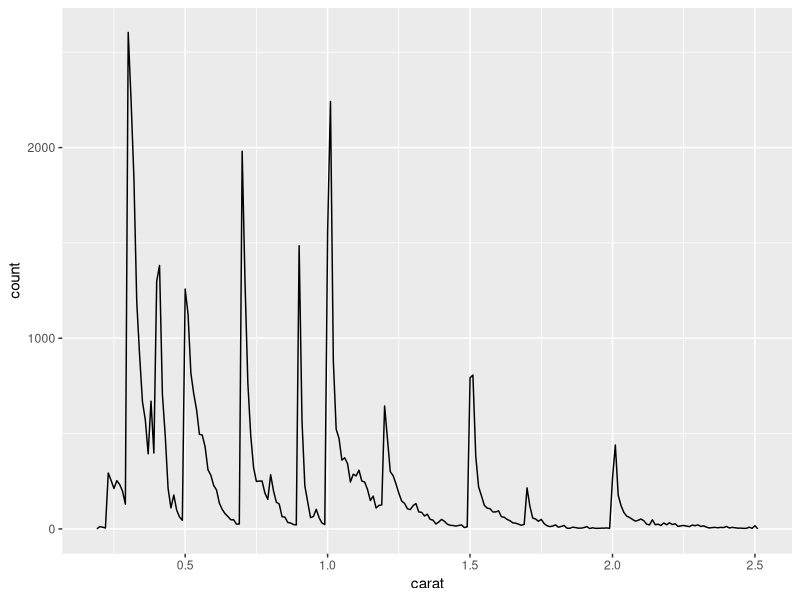
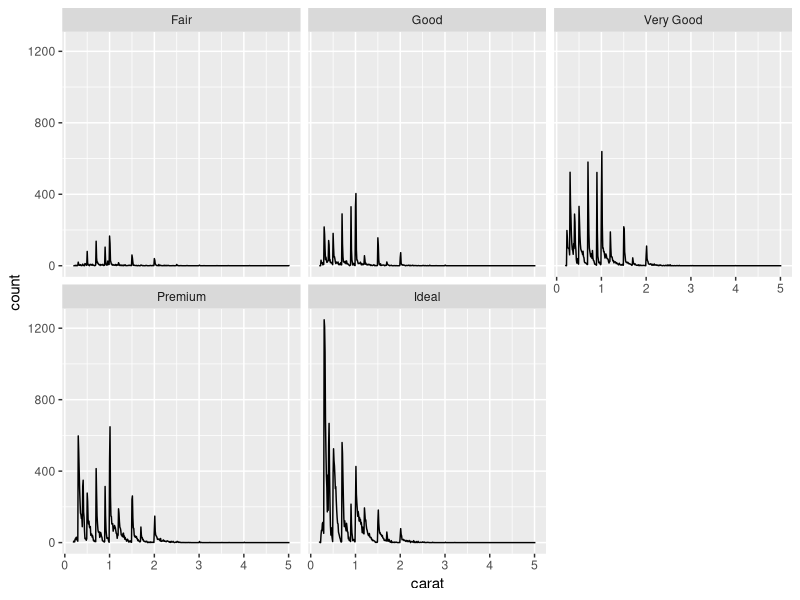
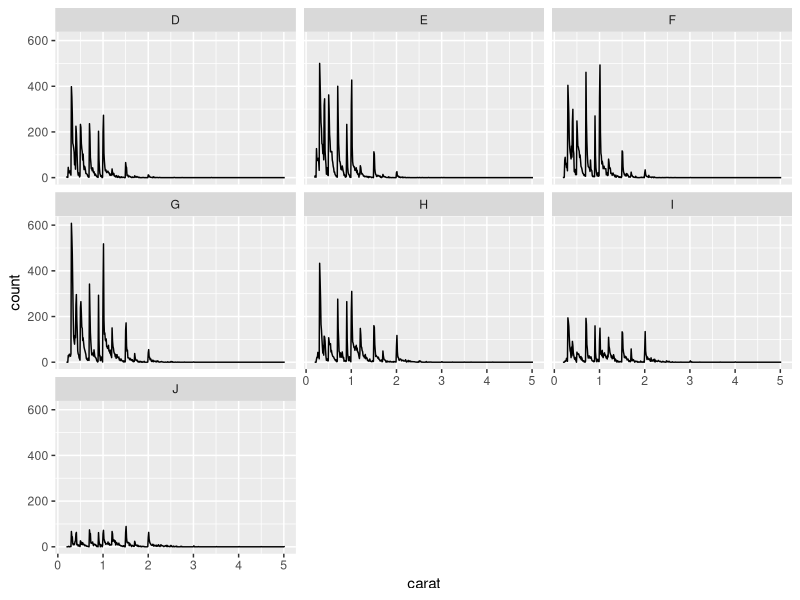
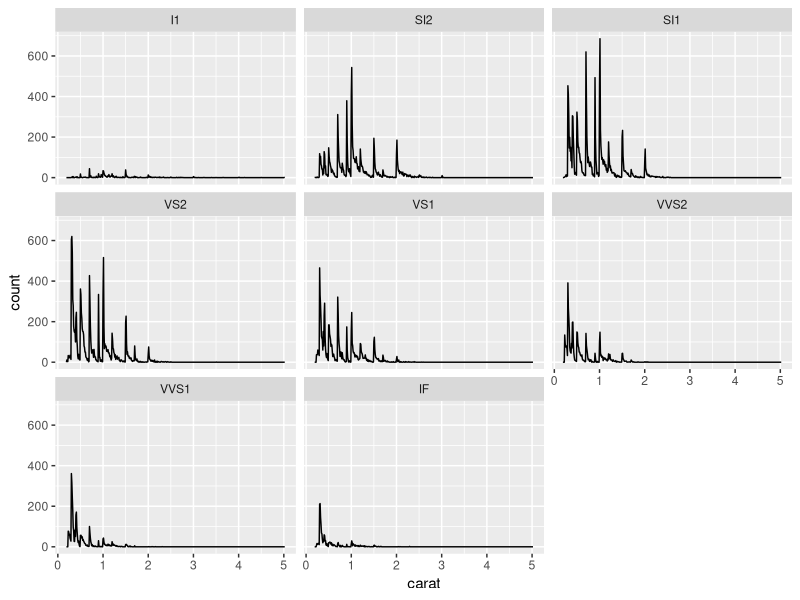

Here is the R script that generated these plots, in order:
## ---- chunk 1
library(ggplot2)
library(dplyr)

smaller <- diamonds |> 
  filter(carat <= 2.5)
## ---- chunk 2
smaller |> 
  ggplot(aes(carat)) + 
  geom_freqpoly(binwidth = 0.01)
## ---- chunk 3
knitr::opts_chunk$set(
  echo = FALSE
)
## ---- chunk 4
ggplot(diamonds, aes(x = carat)) +
  geom_freqpoly(binwidth = 0.01) + 
  facet_wrap(~ cut)
## ---- chunk 5
ggplot(diamonds, aes(x = carat)) +
  geom_freqpoly(binwidth = 0.01) + 
  facet_wrap(~ color)
## ---- chunk 6
ggplot(diamonds, aes(x = carat)) +
  geom_freqpoly(binwidth = 0.01) + 
  facet_wrap(~ clarity)
